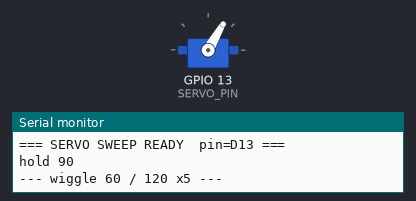
Recording of a sketch running on a simulated ESP32. On the bench: servo, the last lines printed to the serial monitor. Servo pulses on a pin are drawn as a servo (544–2400 µs = 0–180°).

Above: at 1.85 s.
At 6.3 s:
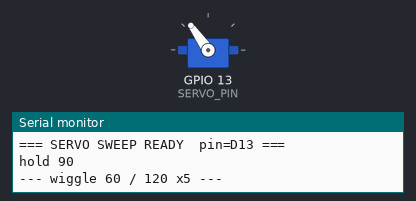
At 8.55 s:
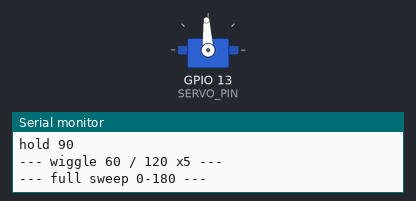
At 10.75 s:
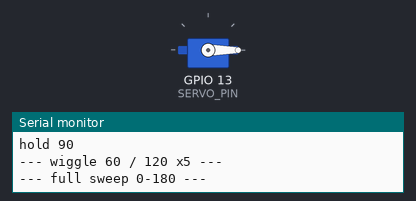
Timing chart, 0 to 13.4 s (numbered marks = the images above):
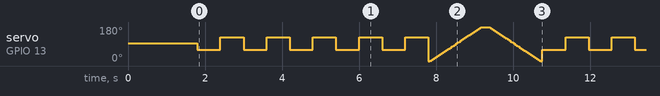

The sketch:

servo_sweep.ino
```cpp
// MG90S 舵机动作测试（不依赖 ESP32Servo 库，直接 LEDC 输出 50Hz PWM）
// 上电流程：定在 90 度 -> 小幅摆 60/120 五次 -> 全行程扫动
//
// 接线（最小系统，不经过面包板）：
//   橙/黄 = 信号 -> ESP32 的 D13 排针（一根线直达，中间不接任何东西）
//   红    = 正极 -> 5V 电源正极（浸锡硬针直接插进舵机线的红色槽）
//   棕/黑 = 地   -> 公对公线 -> 面包板最下边那条 − 轨
//
//   5V 电源负极 -> 同一条 − 轨（相邻 3 个孔以内）
//   ESP32 GND  -> 同一条 − 轨（相邻 3 个孔以内）
//   三个点在同一个孔段上才叫共地，少一个舵机就不会动

#define SERVO_PIN 13
#define FREQ_HZ   50
#define RES_BITS  14
#define CNT_MAX   (1 << RES_BITS)

void setAngle(int deg) {
  if (deg < 0)   deg = 0;
  if (deg > 180) deg = 180;
  float ms = 0.5f + (deg / 180.0f) * 2.0f;
  uint32_t duty = (uint32_t)((ms / 20.0f) * CNT_MAX);
  ledcWrite(SERVO_PIN, duty);
}

void setup() {
  Serial.begin(115200);
  delay(300);
  ledcAttach(SERVO_PIN, FREQ_HZ, RES_BITS);
  Serial.println("=== SERVO SWEEP READY  pin=D13 ===");
  setAngle(90);
  Serial.println("hold 90");
  delay(1500);
}

void loop() {
  Serial.println("--- wiggle 60 / 120 x5 ---");
  for (int i = 0; i < 5; i++) {
    setAngle(60);
    delay(600);
    setAngle(120);
    delay(600);
  }

  Serial.println("--- full sweep 0-180 ---");
  for (int a = 0; a <= 180; a += 5) {
    setAngle(a);
    delay(40);
  }
  for (int a = 180; a >= 0; a -= 5) {
    setAngle(a);
    delay(40);
  }
}
```
